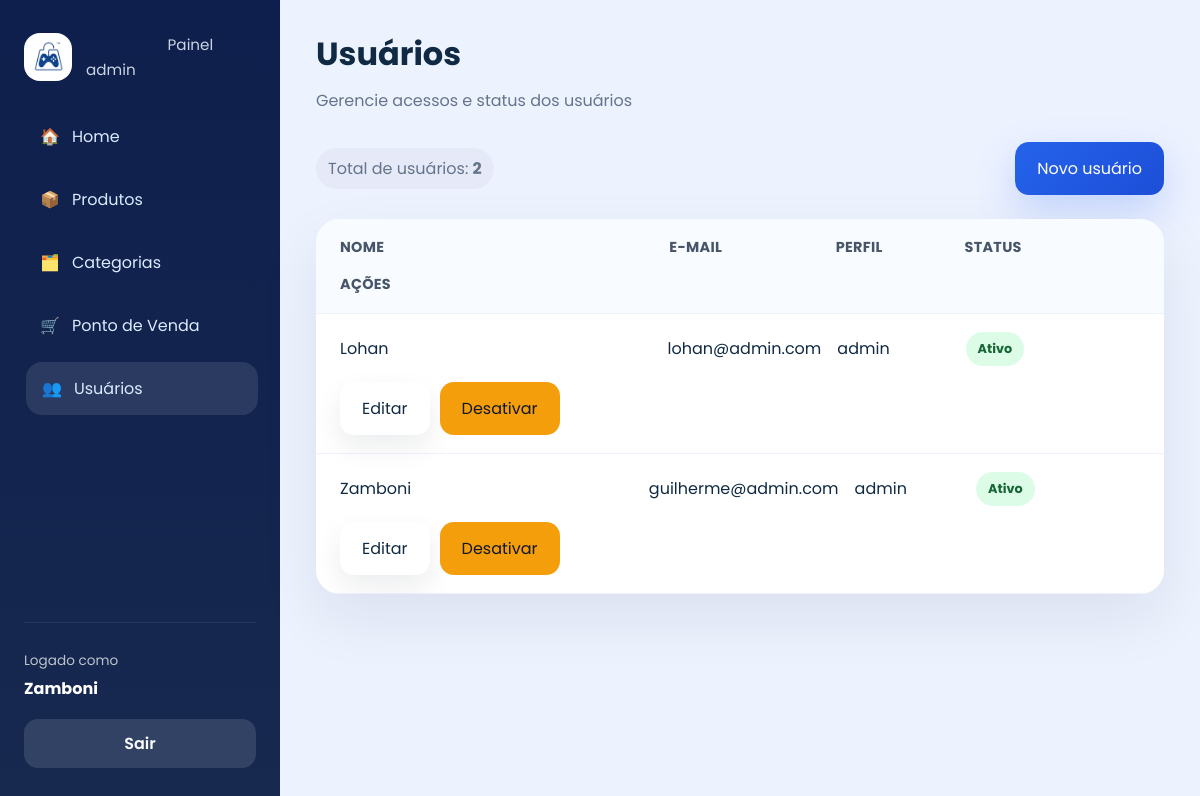
The app's page /usuarios/ (signed in), older data.
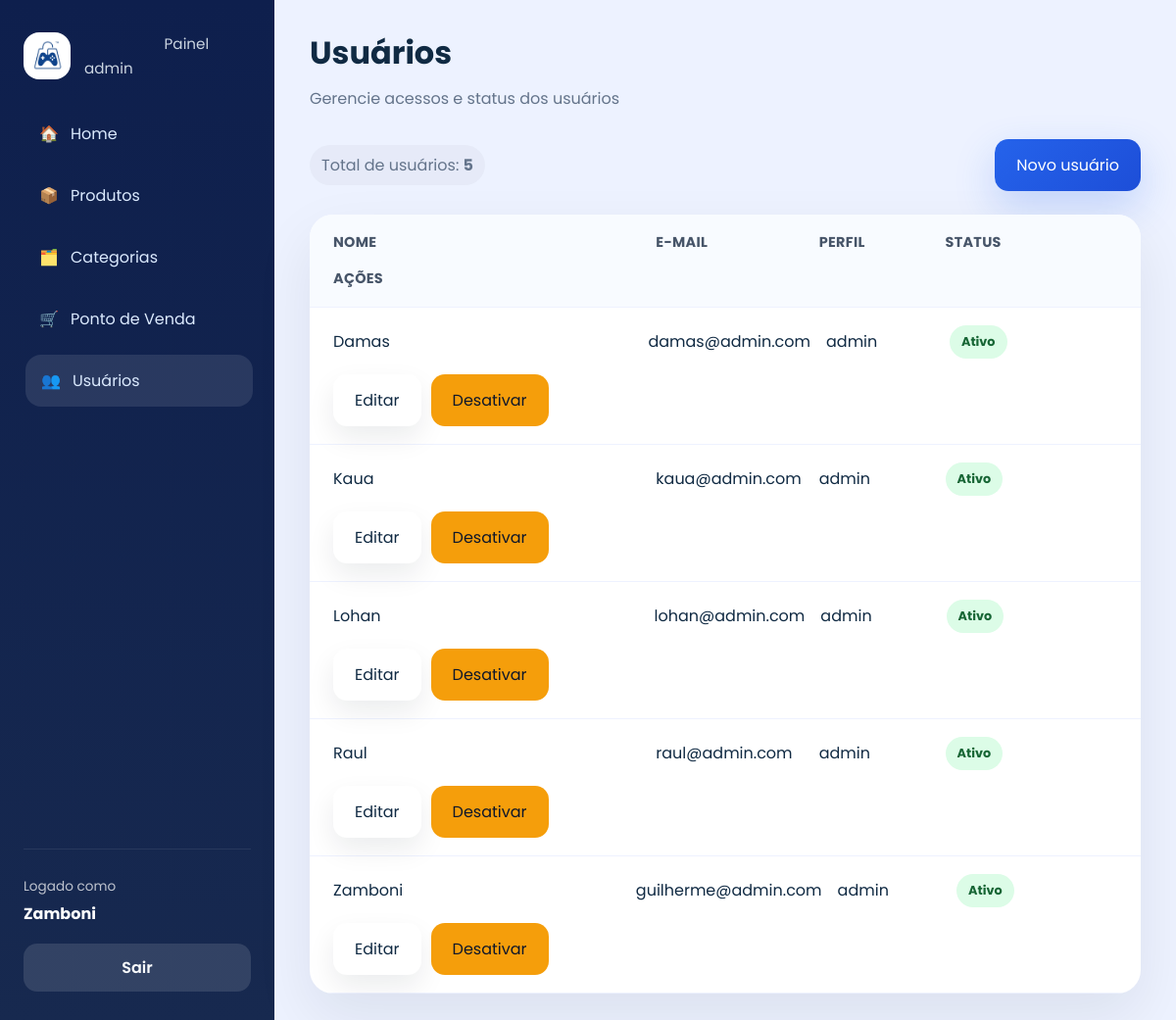
The same page, newer data.
### app/models/usuario.py (models this page shows)
class Usuario(Base):
    __tablename__ = "usuarios"
    id = Column(Integer, primary_key=True, autoincrement=True)
    nome = Column(String(167), nullable=False)
    email = Column(String(167), unique=True, index=True, nullable=False)
    senha_hash = Column(String(255), nullable=False)
    role = Column(String(20), nullable=False, default="operador")
    ativo = Column(Boolean, default=True)
    criado_em = Column(DateTime, server_default=func.now())

### app/controllers/admin_controller.py (the view)
@router.get("/")
def listar_usuarios(request: Request, db: Session = Depends(get_db), admin = Depends(get_admin)):
    usuarios = db.query(Usuario).order_by(Usuario.nome).all()
    return templates.TemplateResponse(
        request,
        "admin/usuarios.html",
        {
            "request": request,
            "usuario": admin,
            "usuarios": usuarios,
            "page_title": "Usuários",
            "page_subtitle": "Gerencie acessos e status dos usuários",
            "css_path": "css/admin.css",
            "active": "usuarios",
        }
    )

### app/templates/admin/usuarios.html
{% extends "admin/base.html" %}
{% block content %}
<div class="table-actions">
  <div class="detail-pill">Total de usuários: <strong>{{ usuarios|length }}</strong></div>
  <a href="/usuarios/novo" class="btn btn-primary">Novo usuário</a>
</div>
<div class="table-card">
  <div class="table-row header">
    <div>Nome</div>
    <div>E-mail</div>
    <div>Perfil</div>
    <div>Status</div>
    <div>Ações</div>
  </div>
  {% for usuario in usuarios %}
  <div class="table-row">
    <div>{{ usuario.nome }}</div>
    <div>{{ usuario.email }}</div>
    <div>{{ usuario.role }}</div>
    <div><span class="status-badge {% if usuario.ativo %}active{% else %}inactive{% endif %}">{{ 'Ativo' if usuario.ativo else 'Inativo' }}</span></div>
    <div class="actions">
      <a href="/usuarios/{{ usuario.id }}/editar" class="btn btn-secondary">Editar</a>
      <form action="/usuarios/{{ usuario.id }}/toggle-ativo" method="post"><button type="submit" class="btn btn-warning">{% if usuario.ativo %}Desativar{% else %}Ativar{% endif %}</button></form>
    </div>
  </div>
  {% endfor %}
</div>
{% endblock %}

### app/templates/admin/base.html (shortened to what this page needs)
<!DOCTYPE html>
<html lang="pt-br">
<head>
  <link rel="stylesheet" href="{{ request.url_for('static', path=css_path) }}">
</head>
<body>
  <div class="admin-layout">
    <aside class="sidebar">
      <div class="brand-block">
        <img src="{{ request.url_for('static', path='img/logo.png') }}" alt="EasyStore" class="brand-logo">
        <div>
          <strong>EasyStore</strong>
          <span>Painel admin</span>
        </div>
      </div>
      <nav class="sidebar-nav">
        <a href="/admin" class="{% if active == 'home' %}active{% endif %}"><span>🏠</span>Home</a>
        <a href="/produtos" class="{% if active == 'produtos' %}active{% endif %}"><span>📦</span>Produtos</a>
        <a href="/categorias" class="{% if active == 'categorias' %}active{% endif %}"><span>🗂️</span>Categorias</a>
        <a href="/admin/pos" class="{% if active == 'pos' %}active{% endif %}"><span>🛒</span>Ponto de Venda</a>
        <a href="/usuarios" class="{% if active == 'usuarios' %}active{% endif %}"><span>👥</span>Usuários</a>
      </nav>
      <div class="sidebar-footer">
        <div class="profile-card">
          <span>Logado como</span>
          <strong>{{ usuario.nome  }}</strong>
        </div>
        <a href="/auth/logout" class="logout-btn">Sair</a>
      </div>
    </aside>
    <main class="admin-content">
      <header class="topbar">
        <div>
          <h1>{{ page_title }}</h1>
          {% if page_subtitle %}
          <p class="subtitle">{{ page_subtitle }}</p>
          {% endif %}
        </div>
      </header>
      <section class="page-body">
        {% block content %}{% endblock %}
      </section>
    </main>
  </div>
</body>
</html>

### app/static/css/admin.css (style rules this page uses)
:root { --bg: #edf2ff; --surface: #ffffff; --surface-soft: #f8fafc; --text: #102a43; --muted: #64748b; --primary: #2563eb; --primary-dark: #1d4ed8; --success: #16a34a; --warning: #f59e0b; --danger: #dc2626; --radius: 24px; --shadow: 0 24px 60px rgba(15, 23, 42, 0.08); --transition: 0.25s ease; }
* { box-sizing: border-box; margin: 0; padding: 0; }
html, body { min-height: 100%; background: var(--bg); font-family: 'Poppins', sans-serif; color: var(--text); }
body { overflow-x: hidden; }
a { color: inherit; text-decoration: none; }
button { font: inherit; cursor: pointer; }
.admin-layout { display: grid; grid-template-columns: 280px 1fr; min-height: 100vh; }
.sidebar { background: linear-gradient(180deg, #0e1f4d 0%, #17294f 100%); padding: 32px 24px; display: flex; flex-direction: column; gap: 28px; }
.brand-block { display: flex; gap: 14px; align-items: center; }
.brand-logo { width: 48px; height: 48px; border-radius: 16px; background: #fff; padding: 8px; object-fit: contain; }
.brand-block strong { background: linear-gradient(135deg, var(--color-dark) 0%, var(--color-primary) 100%); -webkit-background-clip: text; -webkit-text-fill-color: transparent; background-clip: text; letter-spacing: -0.5px; }
.brand-block span { color: #cbd5e1; font-size: 0.95rem; }
.sidebar-nav { display: grid; gap: 10px; }
.sidebar-nav a { display: flex; align-items: center; gap: 12px; padding: 14px 16px; border-radius: 16px; color: #dbeafe; transition: background var(--transition), transform var(--transition); }
.sidebar-nav a:hover, .sidebar-nav a.active { background: rgba(255, 255, 255, 0.1); transform: translateX(2px); }
.sidebar-nav span { font-size: 1rem; }
.sidebar-footer { margin-top: auto; border-top: 1px solid rgba(255, 255, 255, 0.08); padding-top: 24px; display: flex; flex-direction: column; gap: 18px; }
.profile-card span { color: rgba(255, 255, 255, 0.72); font-size: 0.85rem; }
.profile-card strong { display: block; margin-top: 4px; color: #fff; }
.logout-btn { padding: 12px 14px; border-radius: 14px; background: rgba(255, 255, 255, 0.12); text-align: center; color: #f8fafc; font-weight: 600; }
.admin-content { padding: 30px 36px; }
.topbar { display: flex; justify-content: space-between; align-items: flex-start; gap: 18px; margin-bottom: 28px; }
.topbar h1 { font-size: 2rem; }
.subtitle { margin-top: 10px; color: var(--muted); line-height: 1.6; }
.page-body { display: grid; gap: 24px; }
.btn { display: inline-flex; align-items: center; justify-content: center; padding: 14px 22px; border-radius: 14px; border: none; transition: transform var(--transition), box-shadow var(--transition); }
.btn-primary { background: linear-gradient(135deg, var(--primary), var(--primary-dark)); color: #fff; box-shadow: 0 16px 40px rgba(37, 99, 235, 0.22); }
.btn-secondary { background: var(--surface); color: var(--text); box-shadow: 0 12px 28px rgba(15, 23, 42, 0.08); }
.btn-warning { background: var(--warning); color: #0f172a; }
.card, .table-card, .form-card { background: var(--surface); border-radius: var(--radius); box-shadow: var(--shadow); }
.table-card { overflow: hidden; }
.table-row { display: grid; grid-template-columns: 2.5fr 1.2fr 0.9fr 1.4fr; gap: 16px; align-items: center; padding: 18px 24px; border-bottom: 1px solid #eef2ff; }
.table-row.header { background: #f8fbff; text-transform: uppercase; letter-spacing: 0.02em; color: #475569; font-size: 0.9rem; font-weight: 700; }
.actions { display: flex; flex-wrap: wrap; gap: 10px; }
.status-badge { display: inline-flex; padding: 8px 12px; border-radius: 999px; font-size: 0.8rem; font-weight: 700; }
.status-badge.active { background: #dcfce7; color: #166534; }
.page-actions, .table-actions { display: flex; justify-content: space-between; align-items: center; gap: 16px; flex-wrap: wrap; }
.detail-pill { color: var(--muted); }
.detail-pill { background: rgba(15, 23, 42, 0.03); padding: 8px 12px; border-radius: 999px; }

Row changes from the older to the newer data that the page shows:
added Usuario: nome "Damas", email "damas@admin.com", role "admin", ativo "Ativo", shows "Desativar"
added Usuario: nome "Kaua", email "kaua@admin.com", role "admin", ativo "Ativo", shows "Desativar"
added Usuario: nome "Raul", email "raul@admin.com", role "admin", ativo "Ativo", shows "Desativar"
Text that changed along with them:
{{ usuarios|length }}: "2" → "5"
